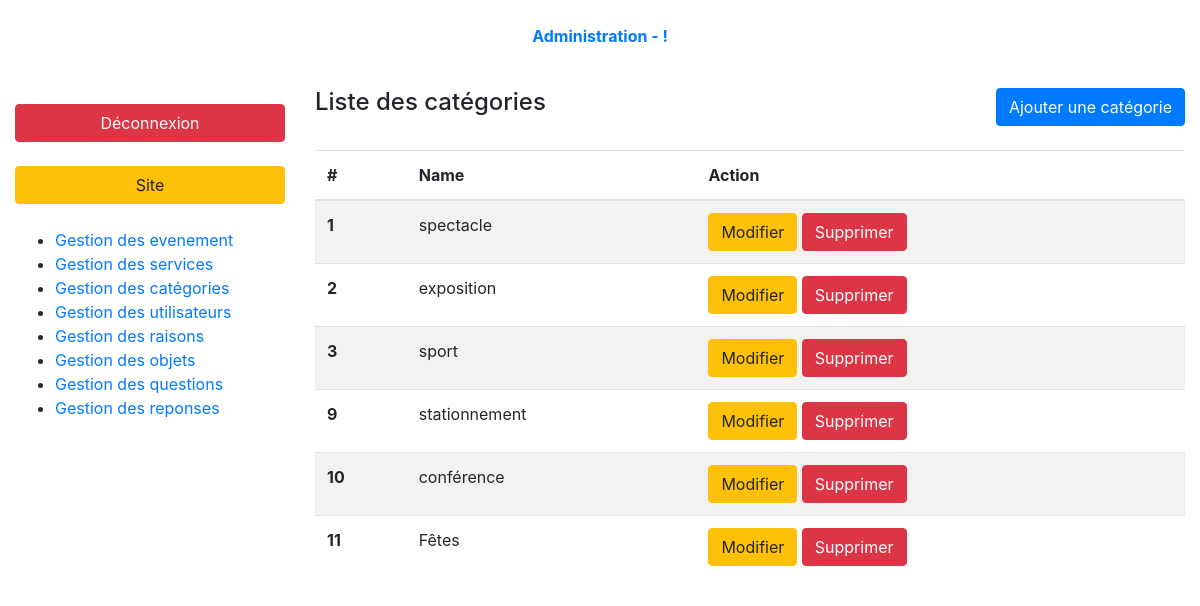
The app's page /index.php?page=admin-categories-list (signed in) with its own data.
### tables this page shows
CREATE TABLE `categories` (
  `id` int(10) UNSIGNED NOT NULL,
  `name` varchar(100) NOT NULL
);

### controller/backend/categories.php (called while the page is built, shortened)
<?php
require_once ('././model/categories.php');
function categoriesList(){
    $categories = getCategoriesList();
    require_once './views/backend/categoriesList.php';
}

### model/categories.php (called while the page is built, shortened)
<?php
function getCategoriesList()
{
    $db = dbConnect();
    $query = $db->query('SELECT * FROM categories');
    return $query->fetchAll();
}

### views/backend/categoriesList.php (the view, shortened to what this page needs)
<div class="container-fluid">
    <?php require '././partials/backend/header.php'; ?>
    <div class="row my-3 index-content">
        <?php require '././partials/backend/nav.php'; ?>
        <section class="col-9">
            <header class="pb-4 d-flex justify-content-between">
                <h4>Liste des catégories</h4>
                <a class="btn btn-primary" href="index.php?page=admin-categories-form">Ajouter une catégorie</a>
            </header>
            <table class="table table-striped">
                <thead>
                <tr>
                    <th>#</th>
                    <th>Name</th>
                    <th>Action</th>
                </tr>
                </thead>
                <tbody>
                <?php foreach($categories as $key => $category): ?>
                    <tr>
                        <th><?= $category['id'];?></th>
                        <td><?= $category['name'];?></td>
                        <td>
                            <a href="index.php?page=admin-categories-form&category-id=<?= $category['id'];?>&action=edit" class="btn btn-warning">Modifier</a>
                            <a onclick="return confirm('Are you sure?')" href="index.php?page=admin-categories-list&category-id=<?= $category['id'];?>&action=delete" class="btn btn-danger">Supprimer</a>
                        </td>
                    </tr>
                <?php endforeach; ?>
                </tbody>
            </table>
        </section>
    </div>
</div>
<?php require 'layout.php'; ?>

### records on screen
categories: id "1", name "spectacle"
categories: id "2", name "exposition"
categories: id "3", name "sport"
categories: id "9", name "stationnement"
categories: id "10", name "conférence"
categories: id "11", name "Fêtes"
